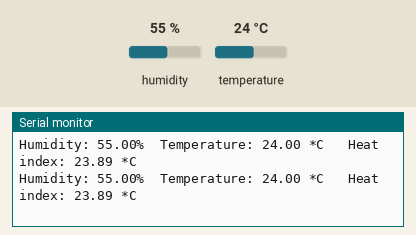
A sketch run on a simulated Arduino Uno, built with avr-gcc and run on an emulated ATmega328P. On the bench: the last lines printed to the serial monitor. Inputs (shaded band) come from the test bench; at power-on: humidity 55 %, temperature 24 °C.

Above: at 2.8 s.
2.9 s: humidity set to 22 %
At 5.0 s:
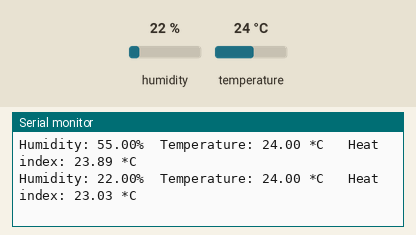
5.6 s: temperature set to 12 °C
At 7.5 s:
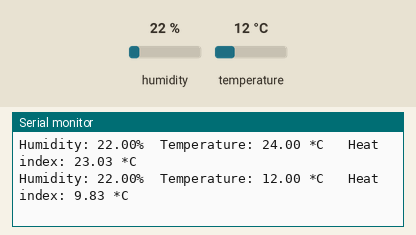
8.3 s: humidity set to 40 %
At 11.1 s:
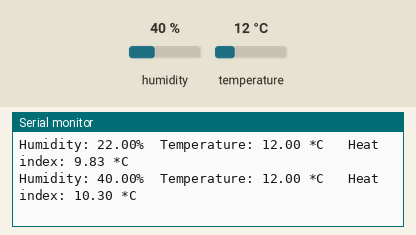
Timing chart, 0 to 12.6 s (numbered marks = the images above; inputs shaded):
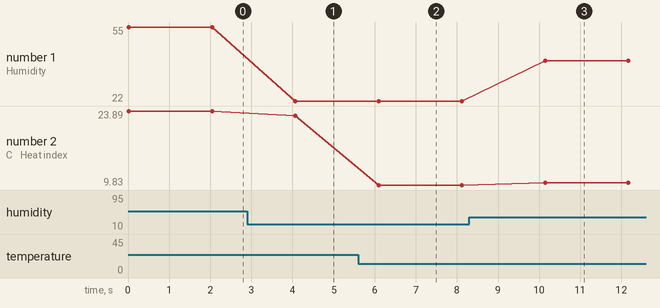

The sketch:

_7_DHT11sensor.ino
```cpp
#include <DHT.h>
#define DHTPIN 3
#define DHTTYPE DHT11

DHT dht(DHTPIN, DHTTYPE);

void setup(){
  Serial.begin(9600);
  dht.begin();
}

void loop(){
  float h   = dht.readHumidity();
  float t   = dht.readTemperature();
  float f   = dht.readTemperature(true);

  if( isnan(h) || isnan(t) || isnan(f) ){
     Serial.println("Failed to read from DHT sensor");
     delay(2000);
     return;
  }

  float hic  = dht.computeHeatIndex(t,h,false);

  Serial.print("Humidity: ");
  Serial.print(h);
  Serial.print("%\t");
  Serial.print("Temperature: ");
  Serial.print(t);
  Serial.print(" *C \t");
  Serial.print("Heat index: ");
  Serial.print(hic);
  Serial.println(" *C ");

  delay(2000);

}
```

Measured:
- after the input at 2.9 s, the serial monitor: prints a new line after 1.2 s (image 1)
- after the input at 5.6 s, the serial monitor: prints a new line after 0.50 s (image 2)
- after the input at 8.3 s, the serial monitor: prints a new line after 1.8 s (image 3)
- plotted number 1: 55 → 22 after the input at 2.9 s, 22 → 40 after the input at 8.3 s
- plotted number 2: 23.89 → 23.03 after the input at 2.9 s, 23.03 → 9.83 after the input at 5.6 s, 9.83 → 10.3 after the input at 8.3 s
